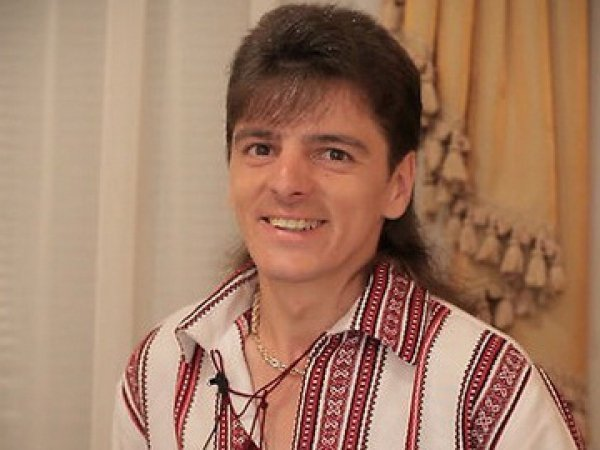
#> input picture photo/img.png, 600 x 450 px; its folder holds 3 pictures in this run
$ python OS.py
#> lines starting #> are read from the running program, lines starting #| are printed output that depends on the picture
import os
from PIL import Image, ImageDraw, ImageFont, ImageFilter
files = os.listdir("photo")
for photo in files:
    with Image.open("photo/"+photo) as image:

#> image is the input picture: PIL image 600x450 RGB; mean R, G, B 164, 124.4, 100.6
        draw = ImageDraw.Draw(image)

        font = ImageFont.truetype("Comfortaa-VariableFont_wght.ttf", 30)

        draw.text((10,10), "Some text", font=font, fill="white")

        image.save("result/"+photo)
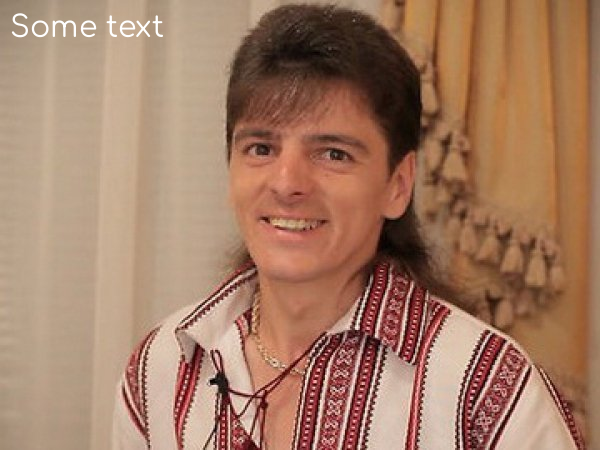
#> saved as img.png: PIL image 600x450 RGB; mean R, G, B 164.2, 124.7, 101
#> pass 2 of the loop `for photo in files:`:
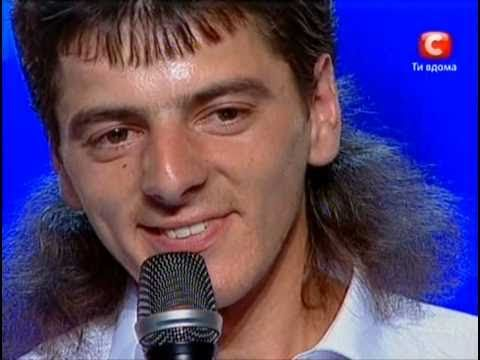
#> input picture photo/img_1.png, 480 x 360 px
#> image is the input picture: PIL image 480x360 RGB; mean R, G, B 86.6, 68.2, 113.1
#> `image.save("result/"+photo)`:
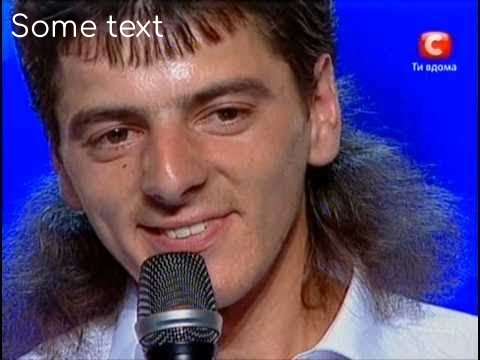
#> saved as img_1.png: PIL image 480x360 RGB; mean R, G, B 87.5, 69.2, 114
#> pass 3 of the loop `for photo in files:`:
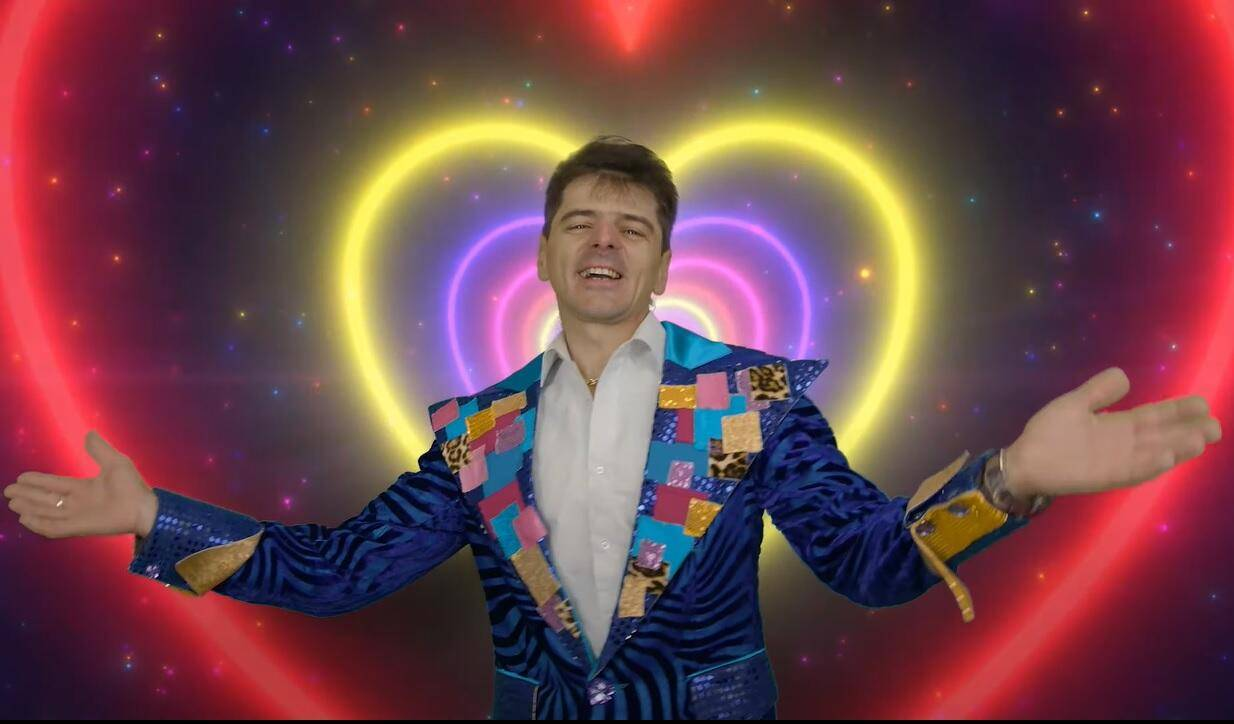
#> input picture photo/img_2.png, 1234 x 724 px
#> image is the input picture: PIL image 1234x724 RGB; mean R, G, B 110.4, 68.4, 75.8
#> `image.save("result/"+photo)`:
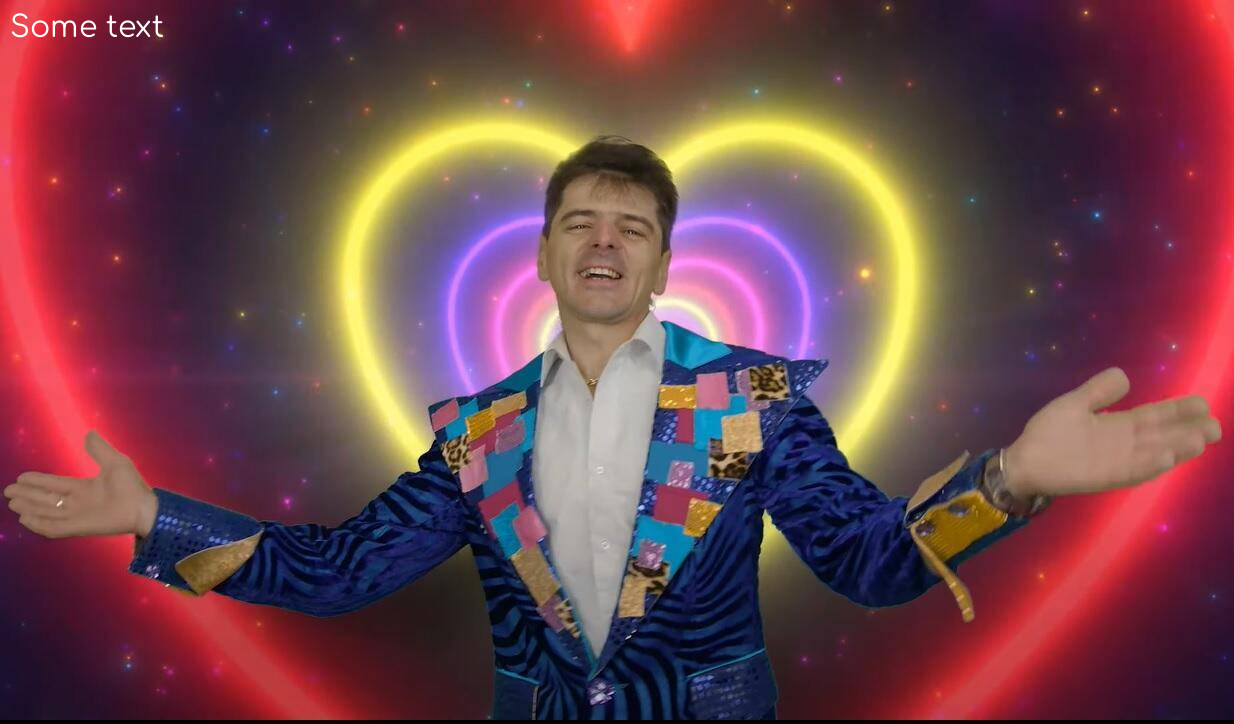
#> saved as img_2.png: PIL image 1234x724 RGB; mean R, G, B 110.5, 68.6, 76
